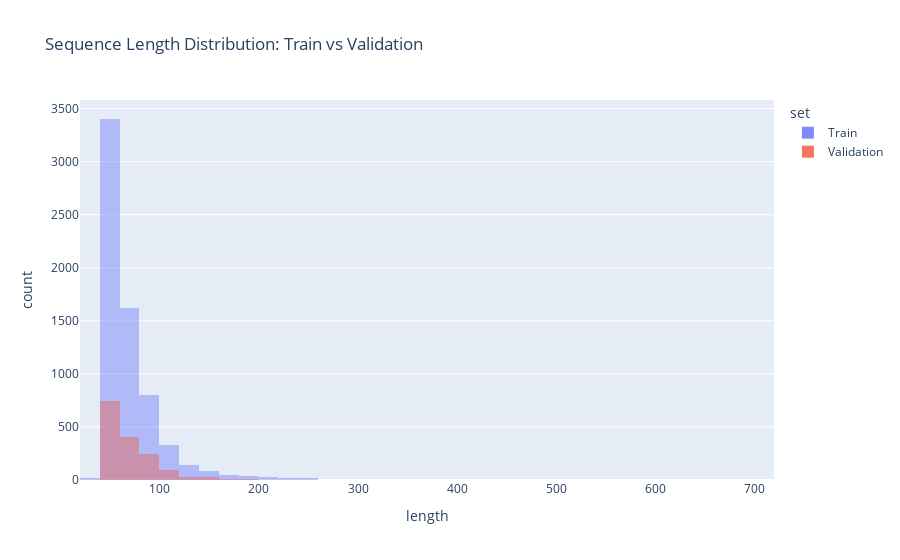

Write notebook code for a chart like this one.
### Markdown cell above
Second(to avoid always look at the first one) Train/validation split sequences lengths comparaison.

### Code cell
def get_set_sequences_lengths(set:DF, name:str) -> DF:
    return (
        set
        .groupby("sequence_id", observed=True)
        .size()
        .reset_index(name="length")
        .assign(set=name)
    )

full_se_lengths = pd.concat((
    get_set_sequences_lengths(folds[2][0], "Train"),
    get_set_sequences_lengths(folds[2][1], "Validation"),
))

fig = px.histogram(
    full_se_lengths,
    x="length",
    color="set",
    barmode="overlay",  # or 'group' if you want side-by-side bars
    nbins=50,           # adjust bin size if needed
    title="Sequence Length Distribution: Train vs Validation"
)

fig.update_traces(opacity=0.8)  # better visibility with overlay
fig.show()

### Figure 1 — Plotly figure (JSON) as saved in the notebook; plotly's stock layout.template omitted (floating-point values rounded to 4 significant figures; data arrays with more than 128 entries replaced by an {"elided": "..."} marker saying what was removed)
{"data": [{"bingroup": "x", "hovertemplate": "set=Train<br>length=%{x}<br>count=%{y}<extra></extra>", "legendgroup": "Train", "marker": {"color": "#636efa", "opacity": 0.5, "pattern": {"shape": ""}}, "name": "Train", "nbinsx": 50, "opacity": 0.8, "orientation": "v", "showlegend": true, "type": "histogram", "x": {"elided": "6573 int values"}, "xaxis": "x", "yaxis": "y"}, {"bingroup": "x", "hovertemplate": "set=Validation<br>length=%{x}<br>count=%{y}<extra></extra>", "legendgroup": "Validation", "marker": {"color": "#EF553B", "opacity": 0.5, "pattern": {"shape": ""}}, "name": "Validation", "nbinsx": 50, "opacity": 0.8, "orientation": "v", "showlegend": true, "type": "histogram", "x": {"elided": "1578 int values"}, "xaxis": "x", "yaxis": "y"}], "layout": {"barmode": "overlay", "legend": {"title": {"text": "set"}, "tracegroupgap": 0}, "title": {"text": "Sequence Length Distribution: Train vs Validation"}, "xaxis": {"anchor": "y", "domain": [0, 1], "title": {"text": "length"}}, "yaxis": {"anchor": "x", "domain": [0, 1], "title": {"text": "count"}}}}
